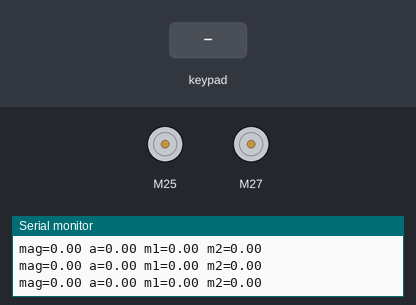
Bench run of a sketch on a simulated ESP32. Shown: 2 × DC motor (green arrow = forward, orange = backward, longer = faster), the last lines printed to the serial monitor. The test bench sets the inputs (shaded band).

Above: at 1.2 s.
1.3 s: key 'U' pressed
At 1.5 s:
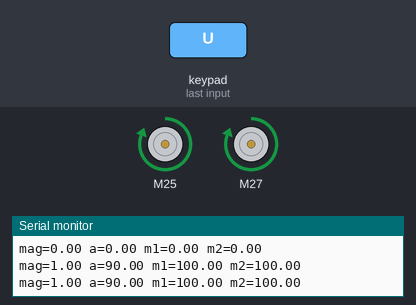
3.2 s: key 'D' pressed
At 3.4 s:
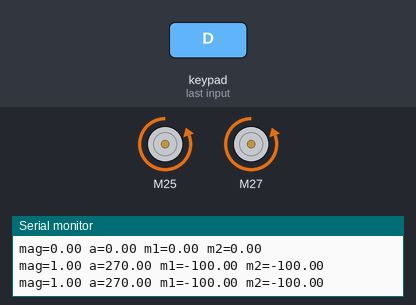
5.1 s: key 'L' pressed
At 5.3 s:
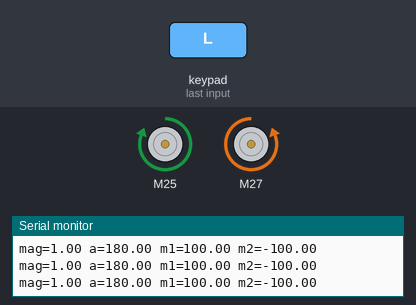
7.0 s: key 'R' pressed
At 7.2 s:
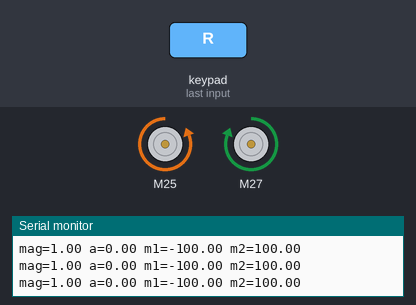
Timing chart, 0 to 9.9 s (numbered marks = the images above; inputs shaded):
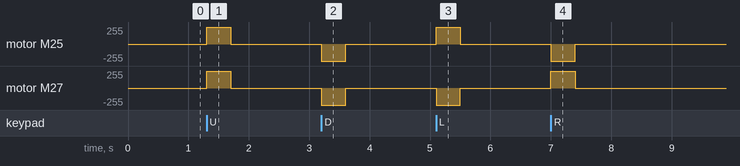

Measured:
- after the input at 1.3 s, motor M25, motor M27: stopped → forward 255/255 at once, → stopped 0.40 s later
- after the input at 3.2 s, motor M25, motor M27: stopped → backward 255/255 at once, → stopped 0.40 s later
- after the input at 5.1 s, motor M25: stopped → forward 255/255 at once, → stopped 0.40 s later; motor M27: stopped → backward 255/255 at once, → stopped 0.40 s later
- after the input at 7.0 s, motor M25: stopped → backward 255/255 at once, → stopped 0.40 s later; motor M27: stopped → forward 255/255 at once, → stopped 0.40 s later

The sketch:

robot.ino
```cpp
/*
   Docs: https://thestempedia.com/docs/dabble/game-pad-module/
   Android app: https://play.google.com/store/apps/details?id=io.dabbleapp
   iOS app: https://apps.apple.com/us/app/dabble-bluetooth-controller/id1472734455?ls=1

   Arduino Libraries (install using Library Manager):
   * DabbleESP32
   * Cdrv8833
   Board (install ESP32 from espressif using Board Manager):
   * ESP32 Dev Module
*/

#define ROBOT_NAME "Zolinis stumbras"

#define CUSTOM_SETTINGS
#define INCLUDE_GAMEPAD_MODULE
#include <DabbleESP32.h>
#include "Cdrv8833.h"

// Uncomment this if the red motor wire is on the left
// when looking from the back of the motor.
#define M1_M2_PINS_INVERT 1

#ifndef M1_M2_PINS_INVERT
// M1 & M2 connected correctly (plus on PCB is red wire)
#define PIN_IN1 26
#define PIN_IN2 25
#define PIN_IN3 13
#define PIN_IN4 27
#else
// M1 & M2 connected incorrectly (plus on PCB is black wire)
#define PIN_IN1 25
#define PIN_IN2 26
#define PIN_IN3 27
#define PIN_IN4 13
#endif
#define CHANNEL 0 // PWM channel (0..15)
#define SWAP    false // swap motor rotation direction

Cdrv8833 M1;
Cdrv8833 M2;

const float pi180 = 0.017453292519943295;
const float mag_min = 0.0;
const float mag_max = 6.0;
const float mag_scale = 1.0 / 6.0;
const float mag_scaled_start = 0.5;

float m1_spd_prev = 0.0;
float m2_spd_prev = 0.0;
float m1_spd = 0.0;
float m2_spd = 0.0;

float min_spd = -100.0;
float max_spd = 100.0;

unsigned long ms;

void setup() {
  // put your setup code here, to run once:
  Serial.begin(115200);      // make sure your Serial Monitor is also set at this baud rate.
  Dabble.begin(ROBOT_NAME);  // set bluetooth name of your device

  M1.init(PIN_IN1, PIN_IN2, CHANNEL, SWAP);
  M1.setDecayMode(drv8833DecayFast);
  M2.init(PIN_IN3, PIN_IN4, CHANNEL, SWAP);
  M2.setDecayMode(drv8833DecayFast);
}

void loop() {
  // Refresh data obtained from smartphone.
  Dabble.processInput();

  ms = millis();

  // The distance from the center of the joystick.
  // This value varies from 0 to 7. At the center, the value is 0 and on the perimeter of the joystick, the value is 7.
  float mag = GamePad.getRadius();

  // Angle between the positive x-axis and the line joining the center and the current position of the dot.
  // It varies from 0 to 360 at a step of 15 degrees.
  float a = GamePad.getAngle();

  if (mag > mag_max) mag = mag_max;
  mag = mag * mag_scale;
  if (mag > 0) {
    if (mag < mag_scaled_start) mag = mag_scaled_start;
  }

  float sina = sin(a * pi180);
  float cosa = cos(a * pi180);

  // calculate target speed
  m1_spd = mag * (sina - cosa) * max_spd;
  m2_spd = mag * (sina + cosa) * max_spd;

  // "Digital Mode" up/down/left/right buttons
  if (GamePad.isUpPressed()) {
    m1_spd = 100;
    m2_spd = 100;
  }
  else if (GamePad.isDownPressed()) {
    m1_spd = -100;
    m2_spd = -100;
  }
  else if (GamePad.isLeftPressed()) {
    m1_spd = 100;
    m2_spd = -100;
  }
  else if (GamePad.isRightPressed()) {
    m1_spd = -100;
    m2_spd = 100;
  }


  m1_spd = constrain(m1_spd, min_spd, max_spd);
  m2_spd = constrain(m2_spd, min_spd, max_spd);

  // motor needs a lot of start current to get running.
  // if it wasn't running previously, then kick it hard
  // (though one cycle is probably not enough).
  if (m1_spd_prev == 0.0) {
    if (m1_spd > 0) m1_spd = 100;
    else if (m1_spd < 0) m1_spd = -100;
  }
  if (m2_spd_prev == 0.0) {
    if (m2_spd > 0) m2_spd = 100;
    else if (m2_spd < 0) m2_spd = -100;
  }

  m1_spd_prev = m1_spd;
  m2_spd_prev = m2_spd;

  M1.move(m1_spd);
  M2.move(m2_spd);

  if (ms % 100 == 0) {
    Serial.print("mag=");
    Serial.print(mag);
    Serial.print(" a=");
    Serial.print(a);
    Serial.print(" m1=");
    Serial.print(m1_spd);
    Serial.print(" m2=");
    Serial.print(m2_spd);
    Serial.println();
  }

  // All modes - buttons
  //if (GamePad.isCrossPressed())
  //if (GamePad.isTrianglePressed())
  // if (GamePad.isCirclePressed())
  // if (GamePad.isSquarePressed())
  //if (GamePad.isStartPressed())
  //if (GamePad.isSelectPressed())
}
```
